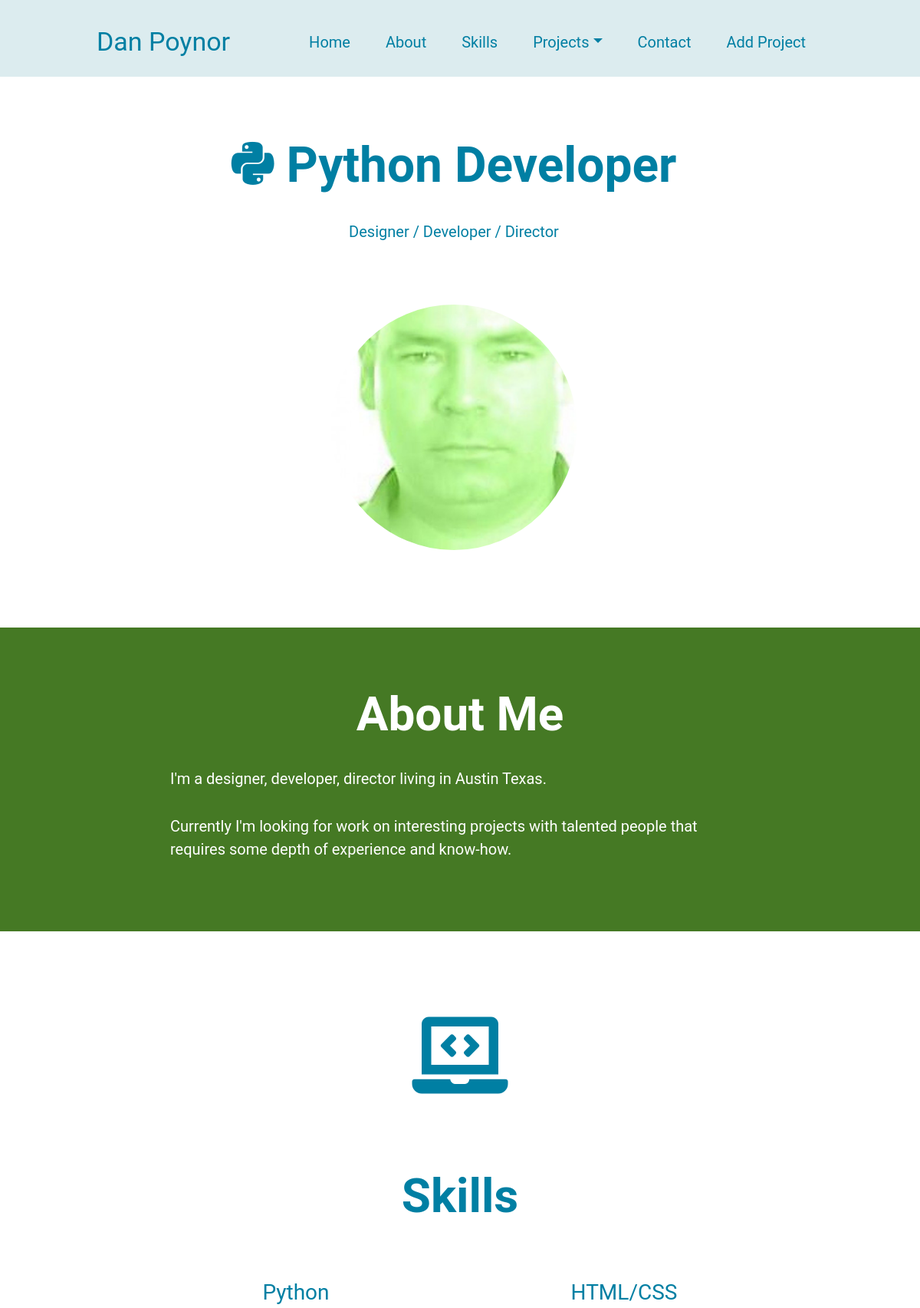
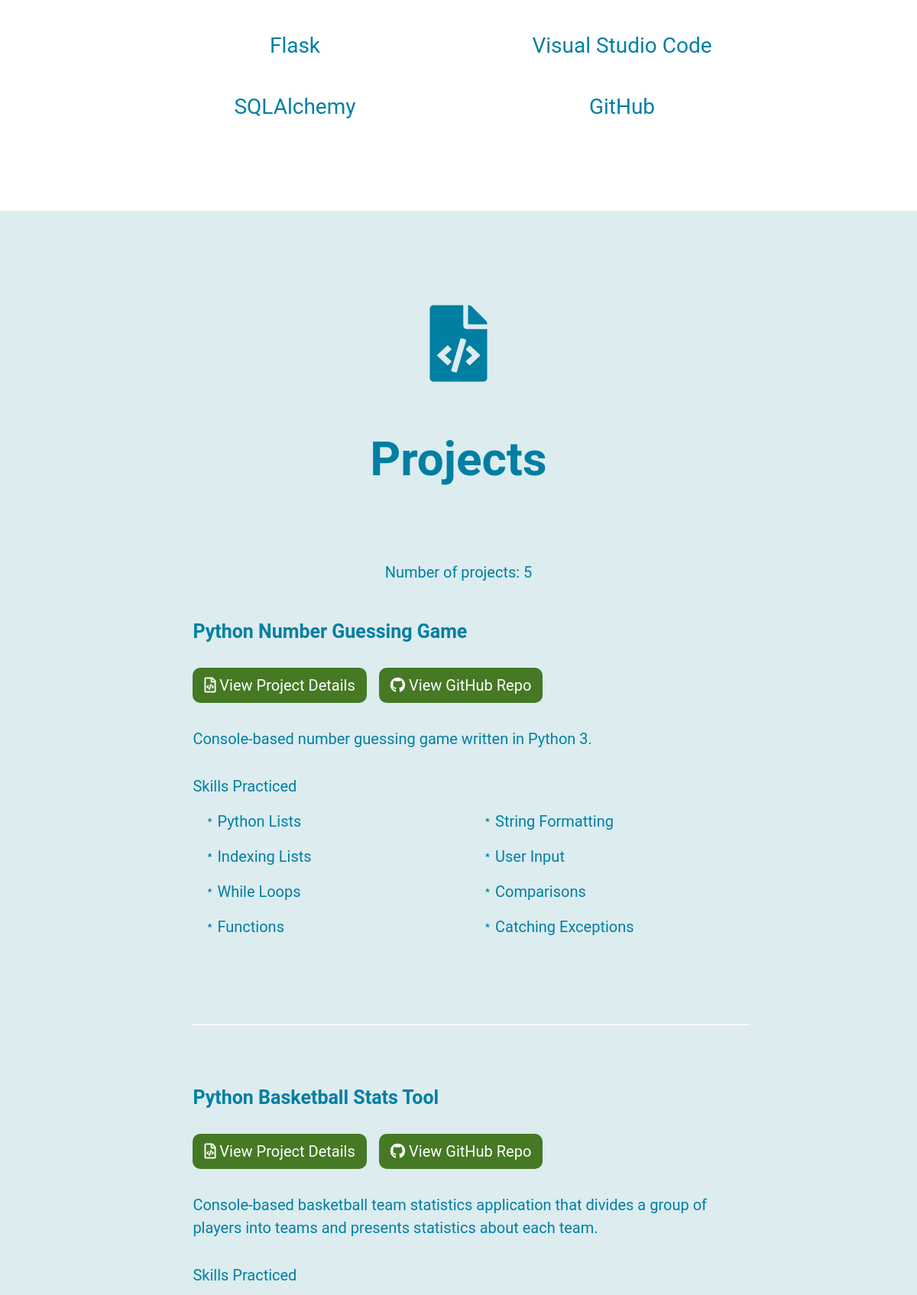
The page / (upper part) on the database its author committed (2 pictures, top to bottom).
### models.py (models this page shows, shortened)
class Project(db.Model):
    id = db.Column(db.Integer, primary_key=True, unique=True)
    title = db.Column(db.String(100), nullable=False, unique=True)
    date_created = db.Column(db.DateTime, nullable=False,
                             default=datetime.now)
    description = db.Column(db.String(500), nullable=False)
    skills_practiced = db.Column(db.String(100), nullable=False)
    github_link = db.Column(db.String(100), nullable=False)

### app.py (the view)
@app.route('/')
def index():
    return render_template('index.html')

### app.py (called while the page is built)
@app.context_processor
def inject_projects() -> Dict[str, Project]:
    return dict(projects=Project.query.order_by(Project.date_created.asc()).all())

### templates/index.html (shortened to what this page needs)
{% extends "layout.html" %}
{% block content %}
{% include 'header.html' %}
<section id="about">
  <h2>About Me</h2>
  <p>I'm a designer, developer, director living in Austin Texas.</p>
  <p>Currently I'm looking for work on interesting projects with talented people that requires some depth of experience and know-how.</p>
</section>
<section id="skills">
  <i class="fas fa-laptop-code"></i>
  <h2>Skills</h2>
  <ul>
    <li>Python</li>
    <li>Flask</li>
    <li>SQLAlchemy</li>
    <li>HTML/CSS</li>
    <li>Visual Studio Code</li>
    <li>GitHub</li>
  </ul>
</section>
<section id="projects">
  <i class="fas fa-file-code"></i>
  <h2>Projects</h2>
  <p>Number of projects: {{ projects|length }}</p>
  <ul id="project-list">
    {% for project in projects %}
    <li class="a-project" id="project{{loop.index}}">
      <h3>{{ project.title }}</h3>
      <section class="project-links">
        <a href="{{ url_for('project', project_id=project.id) }}" class="project-btn">
          <i class="fab fa-file-code"></i>
          View Project Details
        </a>
        <a href="{{ project.github_link }}" class="github-btn">
          <i class="fab fa-github"></i>
          View GitHub Repo
        </a>
      </section>
      <p>{{ project.description }}</p>
      <p>Skills Practiced</p>
      <ul class="skills-practiced-list">
        {% for skill in project.skills_practiced.split('|') %}
        <li>{{ skill }}</li>
        {% endfor %}
      </ul>
    </li>
    {% endfor %}
  </ul>
</section>
{% endblock %}

### templates/layout.html (shortened to what this page needs)
<!DOCTYPE html>
<html lang="en">
<head>
  <link rel="stylesheet" href="https://cdnjs.cloudflare.com/ajax/libs/font-awesome/5.15.3/css/all.min.css">
  <link href="https://cdn.jsdelivr.net/npm/bootstrap@5.0.0-beta2/dist/css/bootstrap.min.css" rel="stylesheet">
  <link rel="stylesheet" href="/static/css/styles.css">
</head>
<body>
  {% include 'navigation.html' %}
  {% block content %}{% endblock %}
</body>
</html>

### templates/navigation.html (shortened to what this page needs)
{% block content %}
<section class="navigation">
  <nav class="navbar navbar-expand-lg">
    <div class="container-fluid">
      <a class="navbar-brand" href="{{ url_for('index') }}">Dan Poynor</a>
      <div class="collapse navbar-collapse" id="navbarContent">
        <ul class="navbar-nav me-auto mb-2 mb-lg-0">
          <li class="nav-item"><a class="nav-link active" aria-current="page" href="{{ url_for('index') }}">Home</a></li>
          <li class="nav-item"><a class="nav-link" href="{{ url_for('about') }}">About</a></li>
          <li class="nav-item"><a class="nav-link" href="{{ url_for('index') }}#skills">Skills</a></li>
          <li class="nav-item dropdown">
            <a class="nav-link dropdown-toggle" href="#" id="navbarDropdown" role="button" data-bs-toggle="dropdown" aria-expanded="false">Projects</a>
          </li>
          <li class="nav-item"><a class="nav-link" href="{{ url_for('contact') }}">Contact</a></li>
          <li class="nav-item"><a class="nav-link" href="{{ url_for('add_project') }}">Add Project</a></li>
        </ul>
      </div>
    </div>
  </nav>
</section>
{% endblock %}

### templates/header.html
<section class="header">
  <div class="navbar-brand">
    <h1><i class="fab fa-python"></i> Python Developer</h1>
    <p>Designer / Developer / Director</p>
    <img src="/static/images/dan-poynor-300x300.png" alt="Head shot photo of myself">
  </div>
</section>

### static/css/styles.css (style rules this page uses)
:root { --primary-text: #007FA3; --secondary-text: #ab6c82; --primary: #457924; --secondary: #dcecef; --accent: #007FA3; --white: #fff; }
* { font-family: 'Roboto', Arial, Helvetica, sans-serif; color: var(--primary-text); }
p, li, a { font-size: 20px; }
h2 { font-size: 30px; font-weight: bold; }
h3 { font-size: 25px; font-weight: bold; }
body { overflow-x: hidden; }
nav { margin-top: 1rem; }
.navbar-brand { color: var(--primary-text); font-size: 20px; }
.nav-item a { color: var(--primary-text); font-size: 20px; }
.header { margin-left: 5%; margin-right: 5%; margin-top: 5rem; text-align: center; }
.header h1 { font-size: 32px; font-weight: bold; }
.header p { font-size: 20px; color: var(--primary-text); }
.header img { height: 180px; width: 180px; border-radius: 100%; object-fit: cover; margin-bottom: 6rem; margin-top: 4rem; }
#about { text-align: center; background-color: var(--primary); padding: 5%; position: relative; }
#about h2, #about p { color: var(--white); margin: auto; }
#about h2 { margin-top: 1rem; margin-bottom: 2rem; }
#about p { text-align: left; margin-bottom: 2rem; }
#skills { margin-top: 7rem; text-align: center; }
#skills .fas { color: var(--accent); font-size: 34px; margin-bottom: 2rem; }
#skills h2 { margin-bottom: 3rem; }
#skills ul { padding: 0%; margin-bottom: 6rem; }
#skills li { list-style-type: none; line-height: 50px; }
#projects { background-color: var(--secondary); position: relative; text-align: center; padding: 5%; }
#projects .fas { font-size: 34px; margin-bottom: 2rem; margin-top: 4rem; color: var(--accent); }
#projects .a-project { text-align: left; margin-left: 5%; margin-right: 5%; }
#projects .a-project h3 { margin-bottom: 2rem; margin-top: 3rem; }
.github-btn { border-radius: 10px; background-color: var(--primary); padding: 8px 15px; color: var(--white); text-decoration: none; }
.github-btn i { color: var(--white); }
#projects .a-project p { margin-top: 2rem; }
@media (min-width: 992px) { h2 { font-size: 62px; } }
@media (min-width: 992px) { .header h1 { font-size: 64px; margin-bottom: 2rem; } }
@media (min-width: 992px) { .header img { height: 320px; width: 320px; } }
@media (min-width: 992px) { .navigation { width: fit-content; margin: auto; } }
@media (min-width: 992px) { .navigation .navbar-brand { margin-right: 5rem; font-size: 34px; } }
@media (min-width: 992px) { .navigation .nav-item { padding-left: 5px; padding-right: 5px; } }
@media (min-width: 992px) { #about, #projects, #contact, #about-page { padding: 5% 15%; } }
@media (min-width: 992px) { #about p { padding-left: 5%; padding-right: 5%; } }
@media (min-width: 992px) { #skills .fas, #projects .fa-file-code, #contact .fa-paper-plane { font-size: 100px; margin-bottom: 4rem; } }
@media (min-width: 992px) { #skills .fas { margin-bottom: 6rem; } }
@media (min-width: 992px) { #skills ul { -webkit-column-count: 2; -moz-column-count: 2; column-count: 2; margin-left: 15%; margin-right: 15%; } }
@media (min-width: 1200px) { .navigation .nav-item { padding-left: 15px; padding-right: 15px; } }
@media (min-width: 1200px) { #skills li { font-size: 28px; line-height: 80px; } }
@media (min-width: 1200px) { #projects h2 { margin-bottom: 6rem; } }
@media (min-width: 1200px) { #projects .a-project { margin-bottom: 6rem; } }
body { background: linear-gradient( var(--secondary), var(--secondary) 100px, #fff 100px ); }
#project-list { list-style-type: none; }
#projects .a-project:not(:first-child) { border-top: 2px solid var(--white); margin-top: 2rem; padding-top: 2rem; }
.skills-practiced-list { list-style: none; text-align: left; column-count: 2; column-gap: 2rem; width: 100%; line-height: 40px; margin-bottom: 2rem; padding-left: 2rem; }
.skills-practiced-list li { line-height: 1.5; margin-bottom: 1rem; position: relative; }
.skills-practiced-list li::before { content: '\FE61'; position: absolute; left: -20px; }
.project-links { display: flex; gap: 1rem; justify-content: flex-start; margin-top: 2rem; }
#projects .project-links .project-btn { background-color: var(--primary); border-radius: 10px; color: var(--white); padding: 8px 15px; text-decoration: none; }
.project-btn i { color: var(--white); }
#projects .project-links .fa-file-code { font-family: "Font Awesome 5 Free"; font-size: 20px; margin-bottom: initial; }

### rows shown on the page
Project: title "Python Number Guessing Game", description "Console-based number guessing game written in Python 3.", skill "Python Lists" "Indexing Lists" "While Loops" "Functions" "String Formatting" "User Input" "Comparisons" "Catching Exceptions"
Project: title "Python Basketball Stats Tool", description "Console-based basketball team statistics application that divides a group of players into teams and presents statistics about each team."

### other values the page prints
{{ projects|length }} "5"
